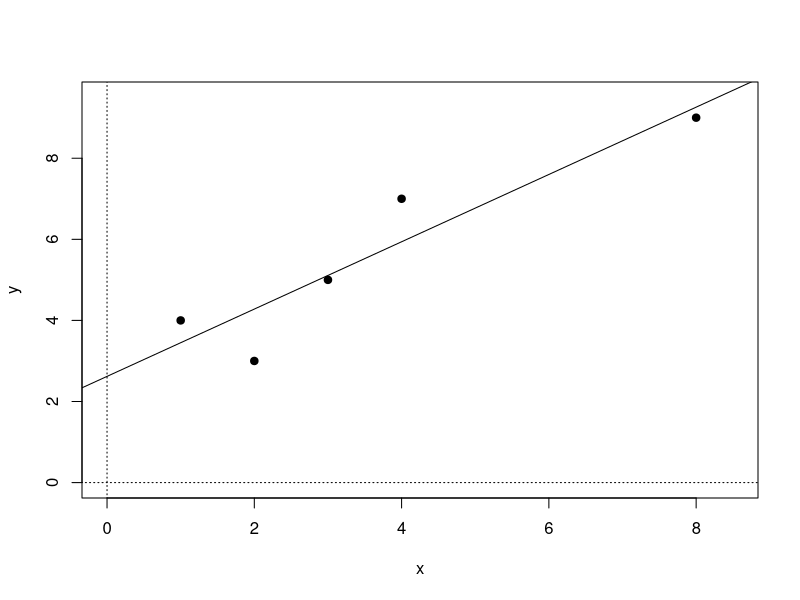
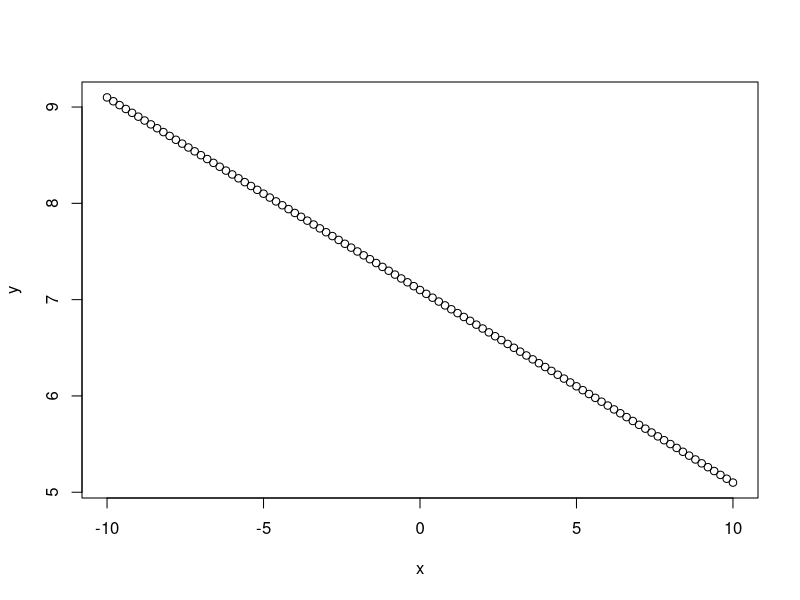

Reproduce these figures in R, in order.
# ===== SwS08_complete.R =====


# Stats with Sparrows - 08

# -----------------------------
# Clear the environment & set the directory
# -----------------------------
rm(list=ls()) 

# ------------------------------------------------------------
# Create vectors x and y
x <- c(1, 2, 3, 4, 8)
y <- c(4, 3, 5, 7, 9)

x
mean(x)
var(x)

y
mean(y)
var(y)

# ------------------------------------------------------------
# Run a simple linear model
# y = b0 + b1*x + error
model1 <- lm(y ~ x)
model1

# Get a detailed summary of the model
summary(model1)

# ------------------------------------------------------------
# Accessing model components
coefficients(model1)   # Intercept and slope
resid(model1)          # Residuals
mean(resid(model1))    # Mean of residuals
var(resid(model1))     # Variance of residuals
length(resid(model1))  # Number of residuals (same as number of data points)

summary(model1)
# ------------------------------------------------------------
# Plot data and fitted regression line
plot(y ~ x, pch = 19, xlim = c(0, 8.5), ylim = c(0, 9.5))
segments(0, -30, 0, 30, lty = 3)
segments(-30, 0, 30, 0, lty = 3)

# Retrieve coefficients and draw regression line
coefficients(model1)
abline(2.62, 0.83)

# ------------------------------------------------------------
# Simulating a larger dataset
# Create x values ranging from -10 to 10
x <- seq(from = -10, to = 10, by = 0.2)
x

# Define intercept (a) and slope (b)
y <- 7.1 - 0.2 * x
y

# ------------------------------------------------------------
# Run linear model on the simulated data
summary(lm(y ~ x))

# Plot the perfect relationship (no error)
plot(y ~ x)

# ------------------------------------------------------------
# Add random variation to y using uniform random numbers
# runif() generates random numbers between 0 and 1
y <- 7.1 - 0.2 * x + runif(length(x))

# Fit linear model with random noise
summary(lm(y ~ x))
